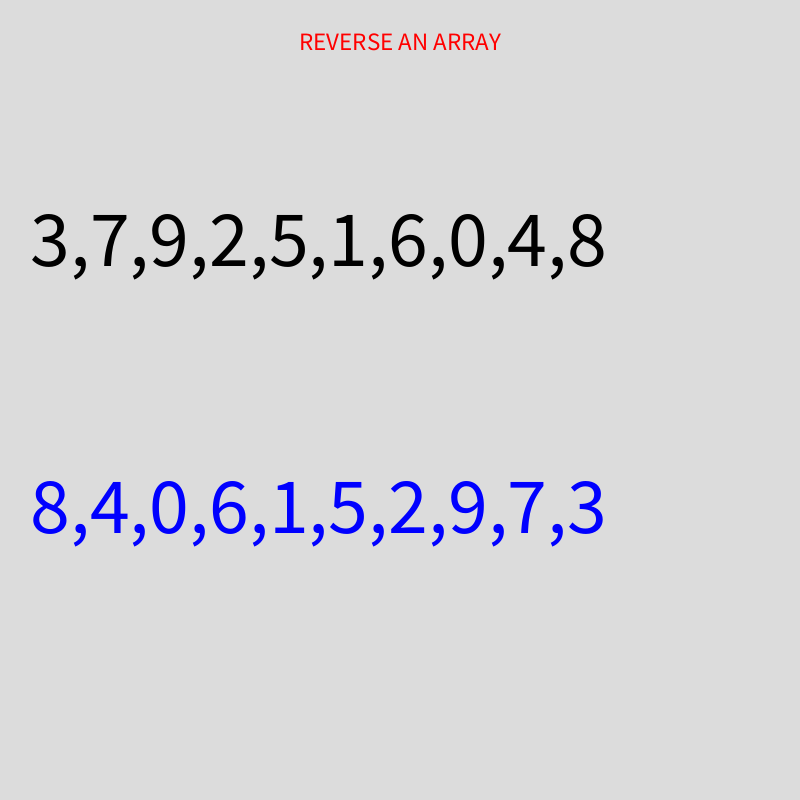
Frame 1 (no input)
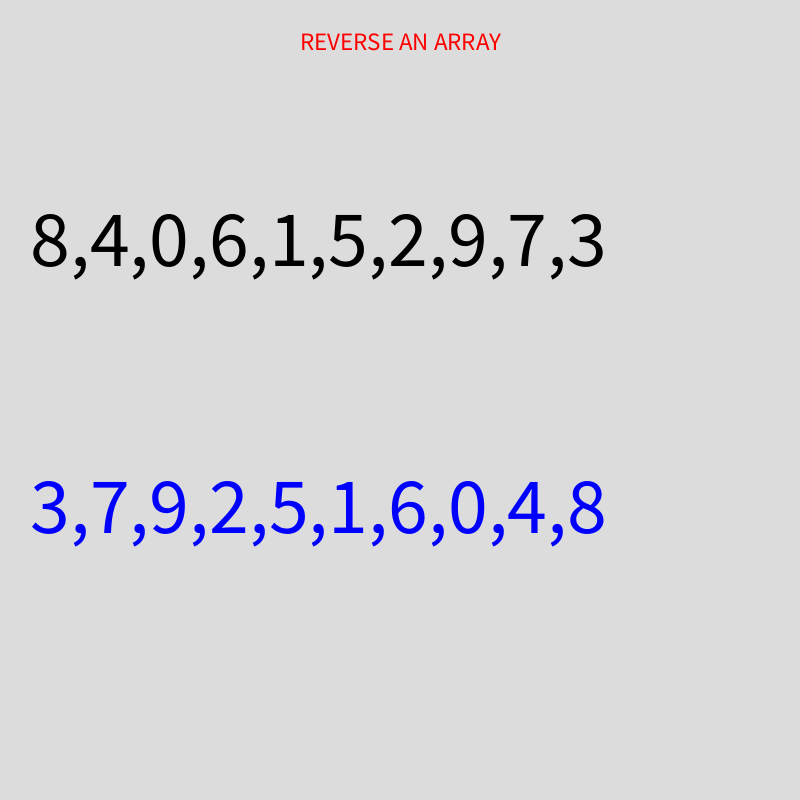
Frame 2 (the mouse pressed at the canvas centre, redrawn once)

The Processing sketch that drew these frames (run headless with seeded random() and noise(); the mouse was pressed at the canvas centre and the sketch redrawn once):

// Processing sketch: arrayReverse
// ── arrayReverse.pde

// Input array
int[] nums = { 3, 7, 9, 2, 5, 1 , 6, 0, 4, 8};

void setup() {
  size(800, 800);
}

void draw() {
  
  background(220);
  
  fill(255,0,0); textSize(25); textAlign(CENTER);
  text("REVERSE AN ARRAY", width/2,50);
  
  // Display array content before reversing
  displayArrayContent(nums, 30, height/3, color(0));
  
  // Bottom index
  int bot = 0;
  // Top index
  int top = nums.length-1;
  
  //Reverse array
  while(bot<top){
    int temp = nums[top];
    nums[top] = nums[bot];
    nums[bot] = temp;
    bot++;
    top--;
  }
  
  // Display array content after reversing
  displayArrayContent(nums, 30, 2*height/3, color(0,0,255));
  
  noLoop();
  
}

void displayArrayContent(int[] a, int x, int y, color c){
  
  String txt="";
  
  for(int i=0; i<a.length; i++){
    int value = a[i];
    txt +=value;
    if(i<a.length-1){
      txt+=",";
    }
  }
  
  fill(c);
  textSize(80);
  textAlign(LEFT);
  text(txt, x, y);
}
